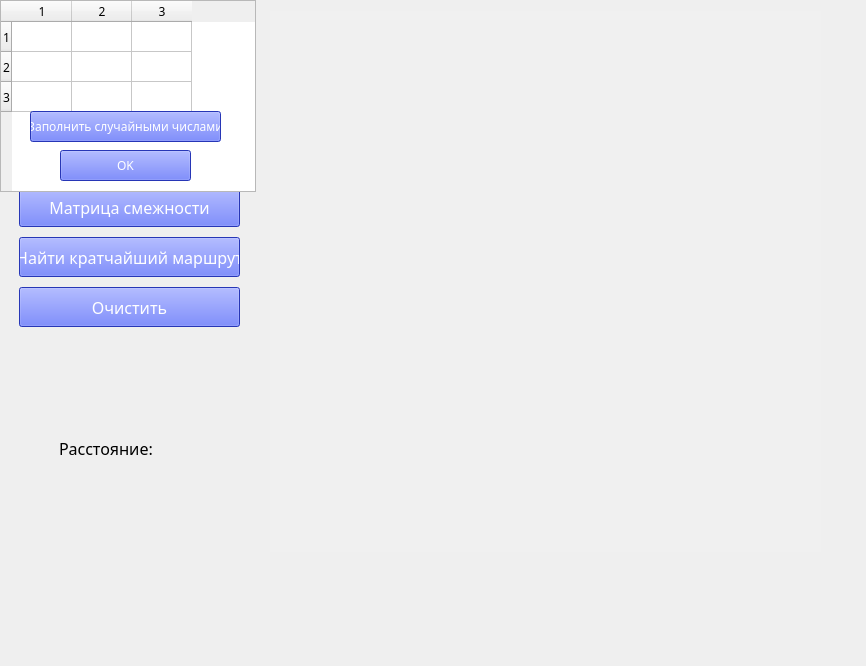
<?xml version="1.0" encoding="UTF-8"?>
<ui version="4.0">
 <class>MainWindow</class>
 <widget class="QMainWindow" name="MainWindow">
  <property name="geometry">
   <rect>
    <x>0</x>
    <y>0</y>
    <width>866</width>
    <height>666</height>
   </rect>
  </property>
  <property name="font">
   <font>
    <family>HelveticaNeueCyr</family>
   </font>
  </property>
  <property name="windowTitle">
   <string>MainWindow</string>
  </property>
  <widget class="QWidget" name="centralwidget">
   <widget class="QWidget" name="verticalLayoutWidget">
    <property name="geometry">
     <rect>
      <x>19</x>
      <y>9</y>
      <width>221</width>
      <height>541</height>
     </rect>
    </property>
    <layout class="QVBoxLayout" name="verticalLayout">
     <property name="spacing">
      <number>10</number>
     </property>
     <item>
      <spacer name="verticalSpacer_4">
       <property name="orientation">
        <enum>Qt::Vertical</enum>
       </property>
       <property name="sizeType">
        <enum>QSizePolicy::Fixed</enum>
       </property>
       <property name="sizeHint" stdset="0">
        <size>
         <width>20</width>
         <height>40</height>
        </size>
       </property>
      </spacer>
     </item>
     <item>
      <widget class="QLabel" name="label_2">
       <property name="font">
        <font>
         <family>HelveticaNeueCyr</family>
         <pointsize>13</pointsize>
        </font>
       </property>
       <property name="text">
        <string>Количество точек</string>
       </property>
       <property name="alignment">
        <set>Qt::AlignCenter</set>
       </property>
      </widget>
     </item>
     <item>
      <layout class="QHBoxLayout" name="horizontalLayout">
       <item>
        <widget class="QLabel" name="label">
         <property name="minimumSize">
          <size>
           <width>20</width>
           <height>0</height>
          </size>
         </property>
         <property name="font">
          <font>
           <family>HelveticaNeueCyr</family>
           <pointsize>12</pointsize>
          </font>
         </property>
         <property name="text">
          <string>3</string>
         </property>
         <property name="alignment">
          <set>Qt::AlignRight|Qt::AlignTrailing|Qt::AlignVCenter</set>
         </property>
        </widget>
       </item>
       <item>
        <widget class="QSlider" name="horizontalSlider">
         <property name="minimumSize">
          <size>
           <width>0</width>
           <height>20</height>
          </size>
         </property>
         <property name="palette">
          <palette>
           <active>
            <colorrole role="Button">
             <brush brushstyle="SolidPattern">
              <color alpha="255">
               <red>54</red>
               <green>75</green>
               <blue>255</blue>
              </color>
             </brush>
            </colorrole>
           </active>
           <inactive>
            <colorrole role="Button">
             <brush brushstyle="SolidPattern">
              <color alpha="255">
               <red>54</red>
               <green>75</green>
               <blue>255</blue>
              </color>
             </brush>
            </colorrole>
           </inactive>
           <disabled>
            <colorrole role="Button">
             <brush brushstyle="SolidPattern">
              <color alpha="255">
               <red>54</red>
               <green>75</green>
               <blue>255</blue>
              </color>
             </brush>
            </colorrole>
           </disabled>
          </palette>
         </property>
         <property name="minimum">
          <number>3</number>
         </property>
         <property name="maximum">
          <number>20</number>
         </property>
         <property name="pageStep">
          <number>0</number>
         </property>
         <property name="orientation">
          <enum>Qt::Horizontal</enum>
         </property>
        </widget>
       </item>
       <item>
        <spacer name="horizontalSpacer">
         <property name="orientation">
          <enum>Qt::Horizontal</enum>
         </property>
         <property name="sizeType">
          <enum>QSizePolicy::Fixed</enum>
         </property>
         <property name="sizeHint" stdset="0">
          <size>
           <width>10</width>
           <height>20</height>
          </size>
         </property>
        </spacer>
       </item>
      </layout>
     </item>
     <item>
      <spacer name="verticalSpacer_2">
       <property name="orientation">
        <enum>Qt::Vertical</enum>
       </property>
       <property name="sizeType">
        <enum>QSizePolicy::Fixed</enum>
       </property>
       <property name="sizeHint" stdset="0">
        <size>
         <width>20</width>
         <height>51</height>
        </size>
       </property>
      </spacer>
     </item>
     <item>
      <widget class="QPushButton" name="button_matrix">
       <property name="minimumSize">
        <size>
         <width>0</width>
         <height>40</height>
        </size>
       </property>
       <property name="palette">
        <palette>
         <active>
          <colorrole role="Button">
           <brush brushstyle="SolidPattern">
            <color alpha="255">
             <red>54</red>
             <green>75</green>
             <blue>255</blue>
            </color>
           </brush>
          </colorrole>
          <colorrole role="ButtonText">
           <brush brushstyle="SolidPattern">
            <color alpha="255">
             <red>255</red>
             <green>255</green>
             <blue>255</blue>
            </color>
           </brush>
          </colorrole>
          <colorrole role="Base">
           <brush brushstyle="SolidPattern">
            <color alpha="255">
             <red>54</red>
             <green>75</green>
             <blue>255</blue>
            </color>
           </brush>
          </colorrole>
          <colorrole role="Window">
           <brush brushstyle="SolidPattern">
            <color alpha="255">
             <red>54</red>
             <green>75</green>
             <blue>255</blue>
            </color>
           </brush>
          </colorrole>
         </active>
         <inactive>
          <colorrole role="Button">
           <brush brushstyle="SolidPattern">
            <color alpha="255">
             <red>54</red>
             <green>75</green>
             <blue>255</blue>
            </color>
           </brush>
          </colorrole>
          <colorrole role="ButtonText">
           <brush brushstyle="SolidPattern">
            <color alpha="255">
             <red>255</red>
             <green>255</green>
             <blue>255</blue>
            </color>
           </brush>
          </colorrole>
          <colorrole role="Base">
           <brush brushstyle="SolidPattern">
            <color alpha="255">
             <red>54</red>
             <green>75</green>
             <blue>255</blue>
            </color>
           </brush>
          </colorrole>
          <colorrole role="Window">
           <brush brushstyle="SolidPattern">
            <color alpha="255">
             <red>54</red>
             <green>75</green>
             <blue>255</blue>
            </color>
           </brush>
          </colorrole>
         </inactive>
         <disabled>
          <colorrole role="Button">
           <brush brushstyle="SolidPattern">
            <color alpha="255">
             <red>54</red>
             <green>75</green>
             <blue>255</blue>
            </color>
           </brush>
          </colorrole>
          <colorrole role="ButtonText">
           <brush brushstyle="SolidPattern">
            <color alpha="255">
             <red>120</red>
             <green>120</green>
             <blue>120</blue>
            </color>
           </brush>
          </colorrole>
          <colorrole role="Base">
           <brush brushstyle="SolidPattern">
            <color alpha="255">
             <red>54</red>
             <green>75</green>
             <blue>255</blue>
            </color>
           </brush>
          </colorrole>
          <colorrole role="Window">
           <brush brushstyle="SolidPattern">
            <color alpha="255">
             <red>54</red>
             <green>75</green>
             <blue>255</blue>
            </color>
           </brush>
          </colorrole>
         </disabled>
        </palette>
       </property>
       <property name="font">
        <font>
         <family>HelveticaNeueCyr</family>
         <pointsize>12</pointsize>
        </font>
       </property>
       <property name="styleSheet">
        <string notr="true">background-color:#364BFF;</string>
       </property>
       <property name="text">
        <string>Матрица смежности</string>
       </property>
      </widget>
     </item>
     <item>
      <widget class="QPushButton" name="button_calc">
       <property name="minimumSize">
        <size>
         <width>0</width>
         <height>40</height>
        </size>
       </property>
       <property name="palette">
        <palette>
         <active>
          <colorrole role="Button">
           <brush brushstyle="SolidPattern">
            <color alpha="255">
             <red>54</red>
             <green>75</green>
             <blue>255</blue>
            </color>
           </brush>
          </colorrole>
          <colorrole role="ButtonText">
           <brush brushstyle="SolidPattern">
            <color alpha="255">
             <red>255</red>
             <green>255</green>
             <blue>255</blue>
            </color>
           </brush>
          </colorrole>
          <colorrole role="Base">
           <brush brushstyle="SolidPattern">
            <color alpha="255">
             <red>54</red>
             <green>75</green>
             <blue>255</blue>
            </color>
           </brush>
          </colorrole>
          <colorrole role="Window">
           <brush brushstyle="SolidPattern">
            <color alpha="255">
             <red>54</red>
             <green>75</green>
             <blue>255</blue>
            </color>
           </brush>
          </colorrole>
         </active>
         <inactive>
          <colorrole role="Button">
           <brush brushstyle="SolidPattern">
            <color alpha="255">
             <red>54</red>
             <green>75</green>
             <blue>255</blue>
            </color>
           </brush>
          </colorrole>
          <colorrole role="ButtonText">
           <brush brushstyle="SolidPattern">
            <color alpha="255">
             <red>255</red>
             <green>255</green>
             <blue>255</blue>
            </color>
           </brush>
          </colorrole>
          <colorrole role="Base">
           <brush brushstyle="SolidPattern">
            <color alpha="255">
             <red>54</red>
             <green>75</green>
             <blue>255</blue>
            </color>
           </brush>
          </colorrole>
          <colorrole role="Window">
           <brush brushstyle="SolidPattern">
            <color alpha="255">
             <red>54</red>
             <green>75</green>
             <blue>255</blue>
            </color>
           </brush>
          </colorrole>
         </inactive>
         <disabled>
          <colorrole role="Button">
           <brush brushstyle="SolidPattern">
            <color alpha="255">
             <red>54</red>
             <green>75</green>
             <blue>255</blue>
            </color>
           </brush>
          </colorrole>
          <colorrole role="ButtonText">
           <brush brushstyle="SolidPattern">
            <color alpha="255">
             <red>120</red>
             <green>120</green>
             <blue>120</blue>
            </color>
           </brush>
          </colorrole>
          <colorrole role="Base">
           <brush brushstyle="SolidPattern">
            <color alpha="255">
             <red>54</red>
             <green>75</green>
             <blue>255</blue>
            </color>
           </brush>
          </colorrole>
          <colorrole role="Window">
           <brush brushstyle="SolidPattern">
            <color alpha="255">
             <red>54</red>
             <green>75</green>
             <blue>255</blue>
            </color>
           </brush>
          </colorrole>
         </disabled>
        </palette>
       </property>
       <property name="font">
        <font>
         <family>HelveticaNeueCyr</family>
         <pointsize>12</pointsize>
        </font>
       </property>
       <property name="styleSheet">
        <string notr="true">background-color:#364BFF;</string>
       </property>
       <property name="text">
        <string>Найти кратчайший маршрут</string>
       </property>
      </widget>
     </item>
     <item>
      <widget class="QPushButton" name="button_clear">
       <property name="minimumSize">
        <size>
         <width>0</width>
         <height>40</height>
        </size>
       </property>
       <property name="palette">
        <palette>
         <active>
          <colorrole role="Button">
           <brush brushstyle="SolidPattern">
            <color alpha="255">
             <red>54</red>
             <green>75</green>
             <blue>255</blue>
            </color>
           </brush>
          </colorrole>
          <colorrole role="ButtonText">
           <brush brushstyle="SolidPattern">
            <color alpha="255">
             <red>255</red>
             <green>255</green>
             <blue>255</blue>
            </color>
           </brush>
          </colorrole>
          <colorrole role="Base">
           <brush brushstyle="SolidPattern">
            <color alpha="255">
             <red>54</red>
             <green>75</green>
             <blue>255</blue>
            </color>
           </brush>
          </colorrole>
          <colorrole role="Window">
           <brush brushstyle="SolidPattern">
            <color alpha="255">
             <red>54</red>
             <green>75</green>
             <blue>255</blue>
            </color>
           </brush>
          </colorrole>
         </active>
         <inactive>
          <colorrole role="Button">
           <brush brushstyle="SolidPattern">
            <color alpha="255">
             <red>54</red>
             <green>75</green>
             <blue>255</blue>
            </color>
           </brush>
          </colorrole>
          <colorrole role="ButtonText">
           <brush brushstyle="SolidPattern">
            <color alpha="255">
             <red>255</red>
             <green>255</green>
             <blue>255</blue>
            </color>
           </brush>
          </colorrole>
          <colorrole role="Base">
           <brush brushstyle="SolidPattern">
            <color alpha="255">
             <red>54</red>
             <green>75</green>
             <blue>255</blue>
            </color>
           </brush>
          </colorrole>
          <colorrole role="Window">
           <brush brushstyle="SolidPattern">
            <color alpha="255">
             <red>54</red>
             <green>75</green>
             <blue>255</blue>
            </color>
           </brush>
          </colorrole>
         </inactive>
         <disabled>
          <colorrole role="Button">
           <brush brushstyle="SolidPattern">
            <color alpha="255">
             <red>54</red>
             <green>75</green>
             <blue>255</blue>
            </color>
           </brush>
          </colorrole>
          <colorrole role="ButtonText">
           <brush brushstyle="SolidPattern">
            <color alpha="255">
             <red>120</red>
             <green>120</green>
             <blue>120</blue>
            </color>
           </brush>
          </colorrole>
          <colorrole role="Base">
           <brush brushstyle="SolidPattern">
            <color alpha="255">
             <red>54</red>
             <green>75</green>
             <blue>255</blue>
            </color>
           </brush>
          </colorrole>
          <colorrole role="Window">
           <brush brushstyle="SolidPattern">
            <color alpha="255">
             <red>54</red>
             <green>75</green>
             <blue>255</blue>
            </color>
           </brush>
          </colorrole>
         </disabled>
        </palette>
       </property>
       <property name="font">
        <font>
         <family>HelveticaNeueCyr</family>
         <pointsize>12</pointsize>
        </font>
       </property>
       <property name="styleSheet">
        <string notr="true">background-color:#364BFF;</string>
       </property>
       <property name="text">
        <string>Очистить</string>
       </property>
      </widget>
     </item>
     <item>
      <spacer name="verticalSpacer_3">
       <property name="orientation">
        <enum>Qt::Vertical</enum>
       </property>
       <property name="sizeType">
        <enum>QSizePolicy::Fixed</enum>
       </property>
       <property name="sizeHint" stdset="0">
        <size>
         <width>20</width>
         <height>90</height>
        </size>
       </property>
      </spacer>
     </item>
     <item>
      <layout class="QHBoxLayout" name="horizontalLayout_2">
       <item>
        <spacer name="horizontalSpacer_2">
         <property name="orientation">
          <enum>Qt::Horizontal</enum>
         </property>
         <property name="sizeType">
          <enum>QSizePolicy::Fixed</enum>
         </property>
         <property name="sizeHint" stdset="0">
          <size>
           <width>40</width>
           <height>20</height>
          </size>
         </property>
        </spacer>
       </item>
       <item>
        <widget class="QLabel" name="label_vtext">
         <property name="font">
          <font>
           <family>HelveticaNeueCyr</family>
           <pointsize>12</pointsize>
          </font>
         </property>
         <property name="text">
          <string>Расстояние:</string>
         </property>
        </widget>
       </item>
       <item>
        <widget class="QLabel" name="label_vznac">
         <property name="font">
          <font>
           <family>HelveticaNeueCyr</family>
           <pointsize>12</pointsize>
          </font>
         </property>
         <property name="text">
          <string/>
         </property>
         <property name="alignment">
          <set>Qt::AlignLeading|Qt::AlignLeft|Qt::AlignVCenter</set>
         </property>
        </widget>
       </item>
      </layout>
     </item>
     <item>
      <spacer name="verticalSpacer">
       <property name="orientation">
        <enum>Qt::Vertical</enum>
       </property>
       <property name="sizeType">
        <enum>QSizePolicy::Fixed</enum>
       </property>
       <property name="sizeHint" stdset="0">
        <size>
         <width>20</width>
         <height>80</height>
        </size>
       </property>
      </spacer>
     </item>
    </layout>
   </widget>
   <widget class="QTableWidget" name="tableWidget">
    <property name="geometry">
     <rect>
      <x>0</x>
      <y>0</y>
      <width>256</width>
      <height>192</height>
     </rect>
    </property>
    <property name="verticalScrollBarPolicy">
     <enum>Qt::ScrollBarAlwaysOff</enum>
    </property>
    <property name="horizontalScrollBarPolicy">
     <enum>Qt::ScrollBarAlwaysOff</enum>
    </property>
    <property name="rowCount">
     <number>3</number>
    </property>
    <property name="columnCount">
     <number>3</number>
    </property>
    <attribute name="horizontalHeaderDefaultSectionSize">
     <number>60</number>
    </attribute>
    <row/>
    <row/>
    <row/>
    <column/>
    <column/>
    <column/>
   </widget>
   <widget class="QPushButton" name="button_ok">
    <property name="geometry">
     <rect>
      <x>60</x>
      <y>150</y>
      <width>131</width>
      <height>31</height>
     </rect>
    </property>
    <property name="palette">
     <palette>
      <active>
       <colorrole role="Button">
        <brush brushstyle="SolidPattern">
         <color alpha="255">
          <red>54</red>
          <green>75</green>
          <blue>255</blue>
         </color>
        </brush>
       </colorrole>
       <colorrole role="ButtonText">
        <brush brushstyle="SolidPattern">
         <color alpha="255">
          <red>255</red>
          <green>255</green>
          <blue>255</blue>
         </color>
        </brush>
       </colorrole>
       <colorrole role="Base">
        <brush brushstyle="SolidPattern">
         <color alpha="255">
          <red>54</red>
          <green>75</green>
          <blue>255</blue>
         </color>
        </brush>
       </colorrole>
       <colorrole role="Window">
        <brush brushstyle="SolidPattern">
         <color alpha="255">
          <red>54</red>
          <green>75</green>
          <blue>255</blue>
         </color>
        </brush>
       </colorrole>
      </active>
      <inactive>
       <colorrole role="Button">
        <brush brushstyle="SolidPattern">
         <color alpha="255">
          <red>54</red>
          <green>75</green>
          <blue>255</blue>
         </color>
        </brush>
       </colorrole>
       <colorrole role="ButtonText">
        <brush brushstyle="SolidPattern">
         <color alpha="255">
          <red>255</red>
          <green>255</green>
          <blue>255</blue>
         </color>
        </brush>
       </colorrole>
       <colorrole role="Base">
        <brush brushstyle="SolidPattern">
         <color alpha="255">
          <red>54</red>
          <green>75</green>
          <blue>255</blue>
         </color>
        </brush>
       </colorrole>
       <colorrole role="Window">
        <brush brushstyle="SolidPattern">
         <color alpha="255">
          <red>54</red>
          <green>75</green>
          <blue>255</blue>
         </color>
        </brush>
       </colorrole>
      </inactive>
      <disabled>
       <colorrole role="Button">
        <brush brushstyle="SolidPattern">
         <color alpha="255">
          <red>54</red>
          <green>75</green>
          <blue>255</blue>
         </color>
        </brush>
       </colorrole>
       <colorrole role="ButtonText">
        <brush brushstyle="SolidPattern">
         <color alpha="255">
          <red>120</red>
          <green>120</green>
          <blue>120</blue>
         </color>
        </brush>
       </colorrole>
       <colorrole role="Base">
        <brush brushstyle="SolidPattern">
         <color alpha="255">
          <red>54</red>
          <green>75</green>
          <blue>255</blue>
         </color>
        </brush>
       </colorrole>
       <colorrole role="Window">
        <brush brushstyle="SolidPattern">
         <color alpha="255">
          <red>54</red>
          <green>75</green>
          <blue>255</blue>
         </color>
        </brush>
       </colorrole>
      </disabled>
     </palette>
    </property>
    <property name="styleSheet">
     <string notr="true">background-color:#364BFF;</string>
    </property>
    <property name="text">
     <string>OK</string>
    </property>
   </widget>
   <widget class="QGraphicsView" name="graphicsView">
    <property name="geometry">
     <rect>
      <x>270</x>
      <y>11</y>
      <width>551</width>
      <height>541</height>
     </rect>
    </property>
    <property name="styleSheet">
     <string notr="true">background-color: rgb(240, 240, 240);</string>
    </property>
    <property name="frameShape">
     <enum>QFrame::NoFrame</enum>
    </property>
    <property name="verticalScrollBarPolicy">
     <enum>Qt::ScrollBarAsNeeded</enum>
    </property>
    <property name="horizontalScrollBarPolicy">
     <enum>Qt::ScrollBarAlwaysOff</enum>
    </property>
   </widget>
   <widget class="QLabel" name="label_3">
    <property name="enabled">
     <bool>true</bool>
    </property>
    <property name="geometry">
     <rect>
      <x>2</x>
      <y>12</y>
      <width>256</width>
      <height>541</height>
     </rect>
    </property>
    <property name="text">
     <string/>
    </property>
    <property name="pixmap">
     <pixmap resource="res.qrc">:/image/back.png</pixmap>
    </property>
    <property name="scaledContents">
     <bool>true</bool>
    </property>
   </widget>
   <widget class="QPushButton" name="button_random">
    <property name="geometry">
     <rect>
      <x>30</x>
      <y>111</y>
      <width>191</width>
      <height>31</height>
     </rect>
    </property>
    <property name="palette">
     <palette>
      <active>
       <colorrole role="Button">
        <brush brushstyle="SolidPattern">
         <color alpha="255">
          <red>54</red>
          <green>75</green>
          <blue>255</blue>
         </color>
        </brush>
       </colorrole>
       <colorrole role="ButtonText">
        <brush brushstyle="SolidPattern">
         <color alpha="255">
          <red>255</red>
          <green>255</green>
          <blue>255</blue>
         </color>
        </brush>
       </colorrole>
       <colorrole role="Base">
        <brush brushstyle="SolidPattern">
         <color alpha="255">
          <red>54</red>
          <green>75</green>
          <blue>255</blue>
         </color>
        </brush>
       </colorrole>
       <colorrole role="Window">
        <brush brushstyle="SolidPattern">
         <color alpha="255">
          <red>54</red>
          <green>75</green>
          <blue>255</blue>
         </color>
        </brush>
       </colorrole>
      </active>
      <inactive>
       <colorrole role="Button">
        <brush brushstyle="SolidPattern">
         <color alpha="255">
          <red>54</red>
          <green>75</green>
          <blue>255</blue>
         </color>
        </brush>
       </colorrole>
       <colorrole role="ButtonText">
        <brush brushstyle="SolidPattern">
         <color alpha="255">
          <red>255</red>
          <green>255</green>
          <blue>255</blue>
         </color>
        </brush>
       </colorrole>
       <colorrole role="Base">
        <brush brushstyle="SolidPattern">
         <color alpha="255">
          <red>54</red>
          <green>75</green>
          <blue>255</blue>
         </color>
        </brush>
       </colorrole>
       <colorrole role="Window">
        <brush brushstyle="SolidPattern">
         <color alpha="255">
          <red>54</red>
          <green>75</green>
          <blue>255</blue>
         </color>
        </brush>
       </colorrole>
      </inactive>
      <disabled>
       <colorrole role="Button">
        <brush brushstyle="SolidPattern">
         <color alpha="255">
          <red>54</red>
          <green>75</green>
          <blue>255</blue>
         </color>
        </brush>
       </colorrole>
       <colorrole role="ButtonText">
        <brush brushstyle="SolidPattern">
         <color alpha="255">
          <red>120</red>
          <green>120</green>
          <blue>120</blue>
         </color>
        </brush>
       </colorrole>
       <colorrole role="Base">
        <brush brushstyle="SolidPattern">
         <color alpha="255">
          <red>54</red>
          <green>75</green>
          <blue>255</blue>
         </color>
        </brush>
       </colorrole>
       <colorrole role="Window">
        <brush brushstyle="SolidPattern">
         <color alpha="255">
          <red>54</red>
          <green>75</green>
          <blue>255</blue>
         </color>
        </brush>
       </colorrole>
      </disabled>
     </palette>
    </property>
    <property name="font">
     <font>
      <family>HelveticaNeueCyr</family>
      <pointsize>9</pointsize>
     </font>
    </property>
    <property name="styleSheet">
     <string notr="true">background-color:#364BFF;</string>
    </property>
    <property name="text">
     <string>Заполнить случайными числами</string>
    </property>
   </widget>
   <zorder>label_3</zorder>
   <zorder>verticalLayoutWidget</zorder>
   <zorder>tableWidget</zorder>
   <zorder>graphicsView</zorder>
   <zorder>button_ok</zorder>
   <zorder>button_random</zorder>
  </widget>
 </widget>
 <resources>
  <include location="res.qrc"/>
 </resources>
 <connections/>
</ui>
